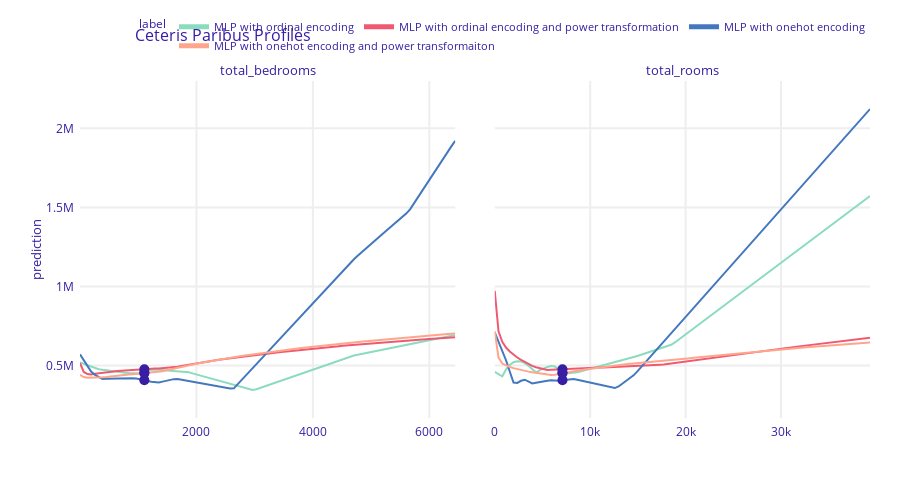

The notebook cell this image was saved under:
### Code cell
cp_ordinal.plot(
    [cp_ordinal_power, cp_hot, cp_hot_power],
    variables=["total_bedrooms", "total_rooms"],
)
